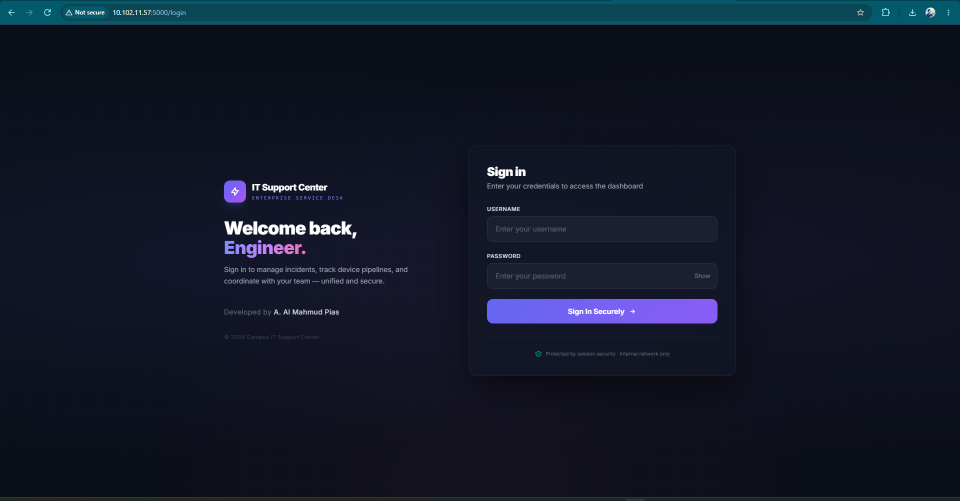
#> input picture screenshots/web/1.png, 1919 x 1002 px (shown at 1/2 size); its folder holds only this picture in this run
$ python make_slideshow.py
#> lines starting #> are read from the running program, lines starting #| are printed output that depends on the picture
"""Build screenshots/slideshow.gif from screenshots/web/1.png, 2.png, ...
Run from anywhere:  python make_slideshow.py     (needs: pip install pillow)
Automatically shrinks the GIF until it is under MAX_MB so GitHub loads it fast.
"""
import sys
from pathlib import Path
from PIL import Image

ROOT = Path(__file__).resolve().parent
SRC = ROOT / "screenshots" / "web"
OUT = ROOT / "screenshots" / "slideshow.gif"

DURATION = 2200            # ms per frame
MAX_MB = 4.5               # target size limit
BG = (11, 16, 32)
ATTEMPTS = [(960, 540, 128), (800, 450, 96), (640, 360, 64)]   # width, height, colors

files = sorted(
    (p for p in SRC.glob("*") if p.suffix.lower() in {".png", ".jpg", ".jpeg", ".webp"} and p.stem.isdigit()),
    key=lambda p: int(p.stem),
)
if not files:
    sys.exit(f"No numbered images found in {SRC}")


def build(w, h, colors):
#> called with w = 960, h = 540, colors = 128
    frames = []
    for f in files:
        im = Image.open(f).convert("RGB")
        im.thumbnail((w, h), Image.LANCZOS)
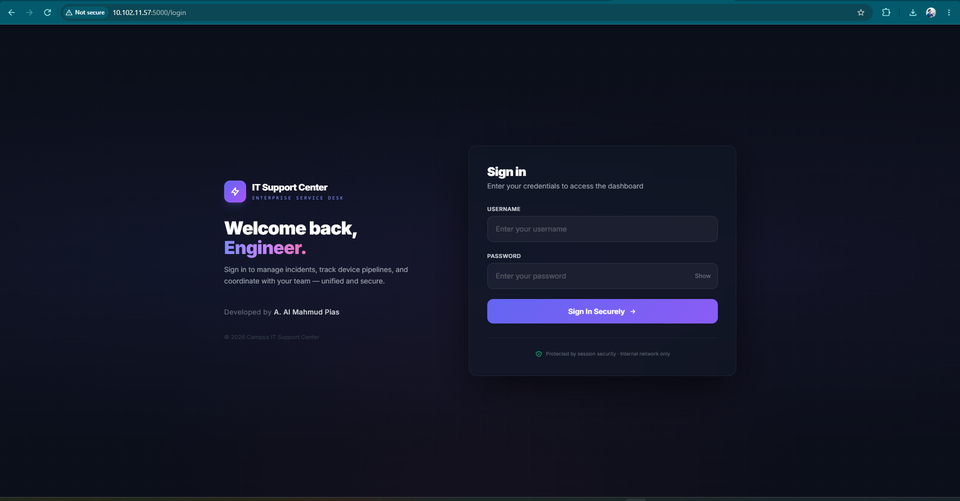
#> im: PIL image 960x501 RGB; mean R, G, B 17.9, 23.7, 39.4
        canvas = Image.new("RGB", (w, h), BG)
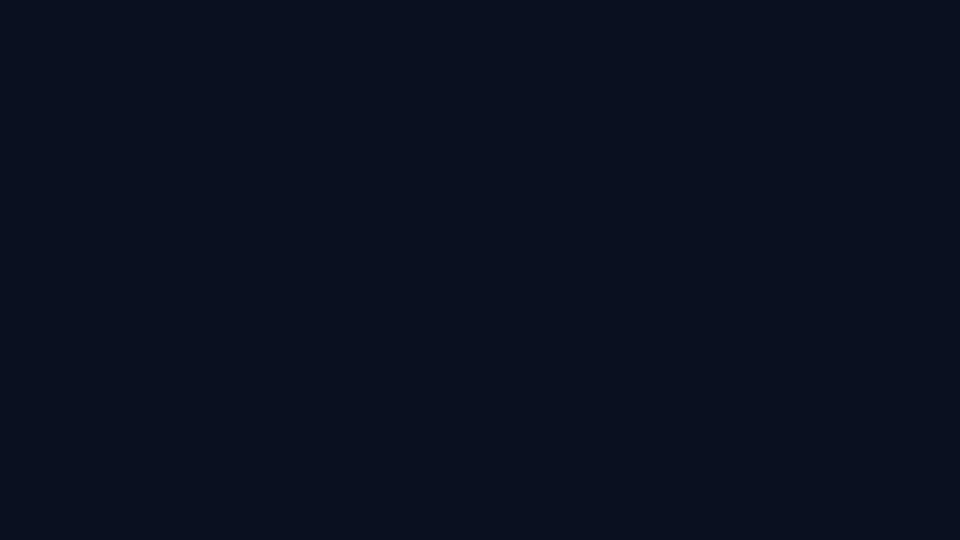
#> canvas: PIL image 960x540 RGB; mean R, G, B 11, 16, 32
        canvas.paste(im, ((w - im.width) // 2, (h - im.height) // 2))
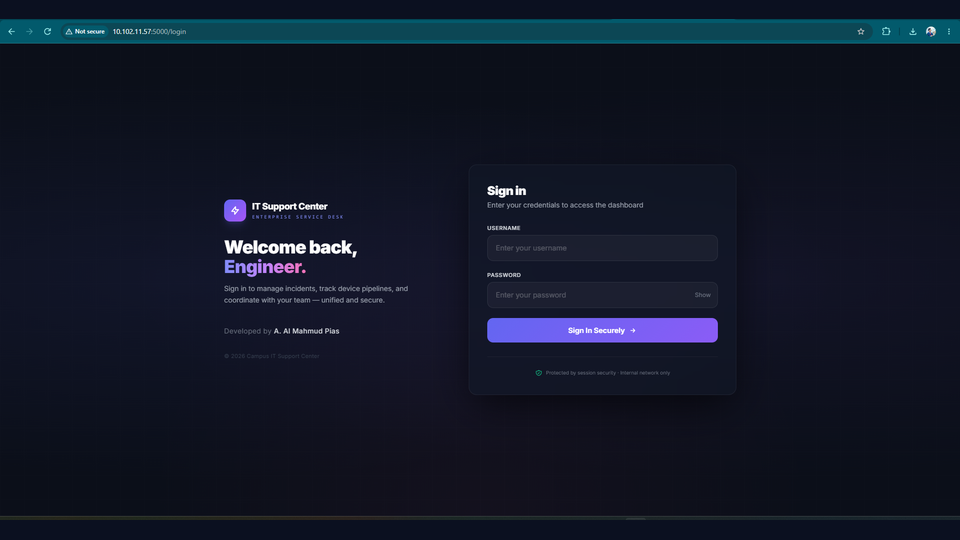
#> canvas: PIL image 960x540 RGB; mean R, G, B 17.4, 23.2, 38.9
        frames.append(canvas.quantize(colors=colors, method=0, dither=0))
    frames[0].save(OUT, save_all=True, append_images=frames[1:], duration=DURATION, loop=0, optimize=True)
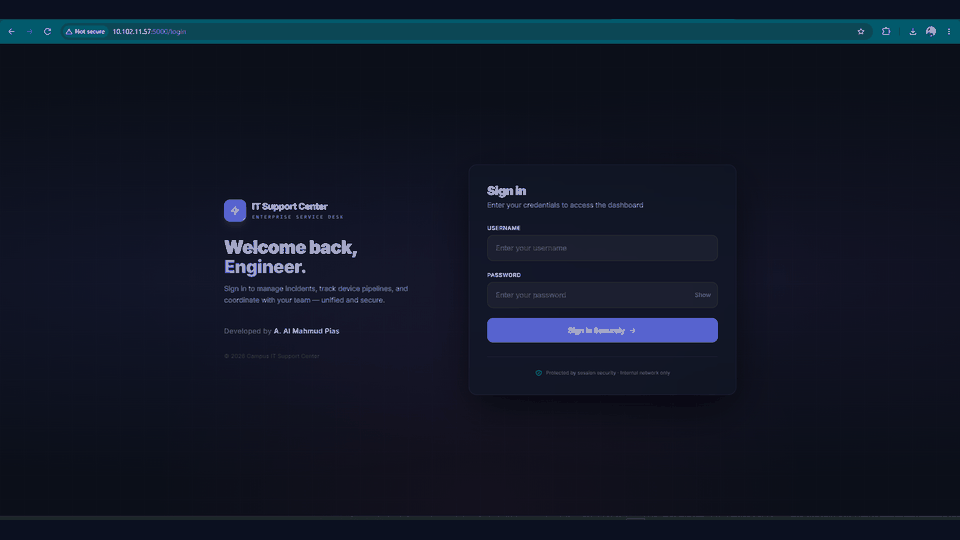
#> saved as slideshow.gif: PIL image 960x540 P; mean R, G, B 16.7, 23, 38.4
    return len(frames), OUT.stat().st_size / 1e6


for w, h, c in ATTEMPTS:
    n, mb = build(w, h, c)
#> n = 1; mb = 0.136
    print(f"{n} frames, {w}x{h}, {c} colors -> {mb:.1f} MB")
#| 1 frames, 960x540, 128 colors -> 0.1 MB
    if mb <= MAX_MB:
        break
print(f"Saved {OUT}")

$ run again, on screenshots/web/13.png
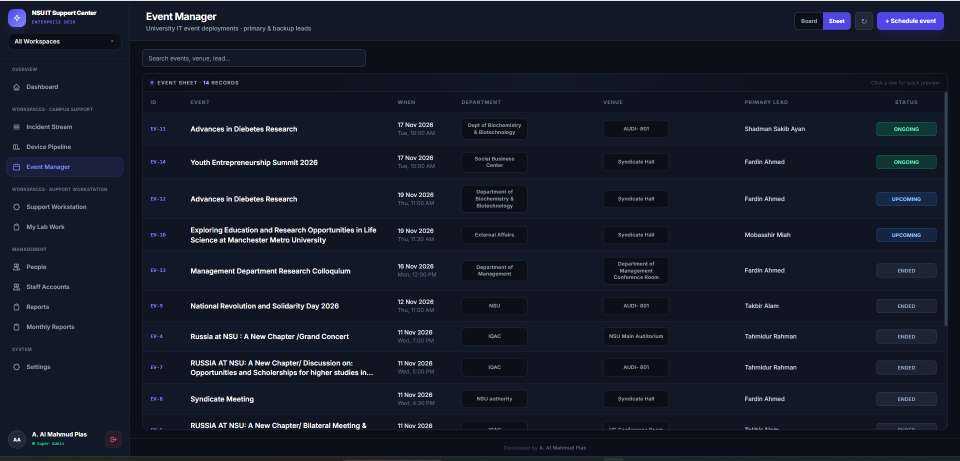
#> input picture screenshots/web/13.png, 1919 x 922 px (shown at 1/2 size)
#> in build, `canvas.paste(im, ((w - im.width) // 2, (h - im.height) // 2))`:
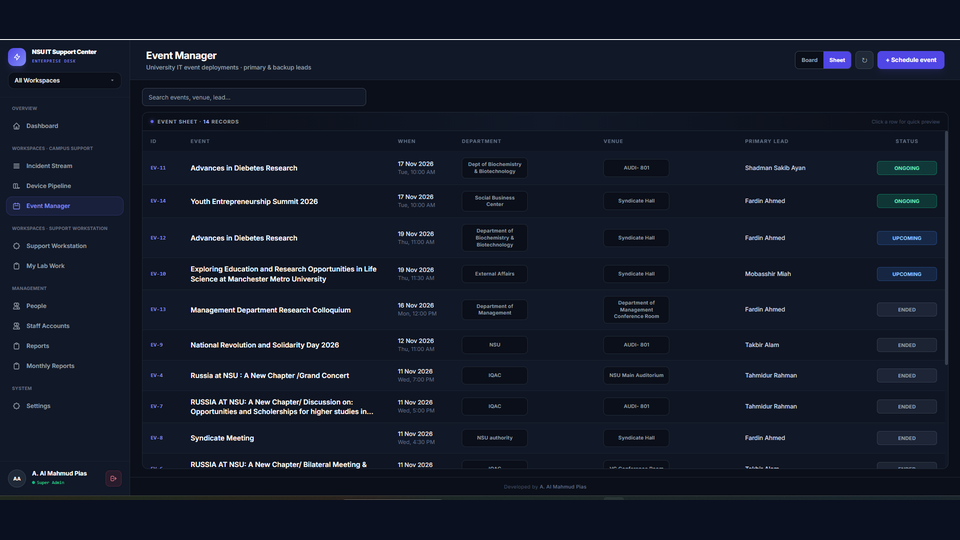
#> canvas: PIL image 960x540 RGB; mean R, G, B 19.7, 25.9, 40.1
#> in build, `frames[0].save(OUT, save_all=True, append_images=frames[1:], duration=..`:
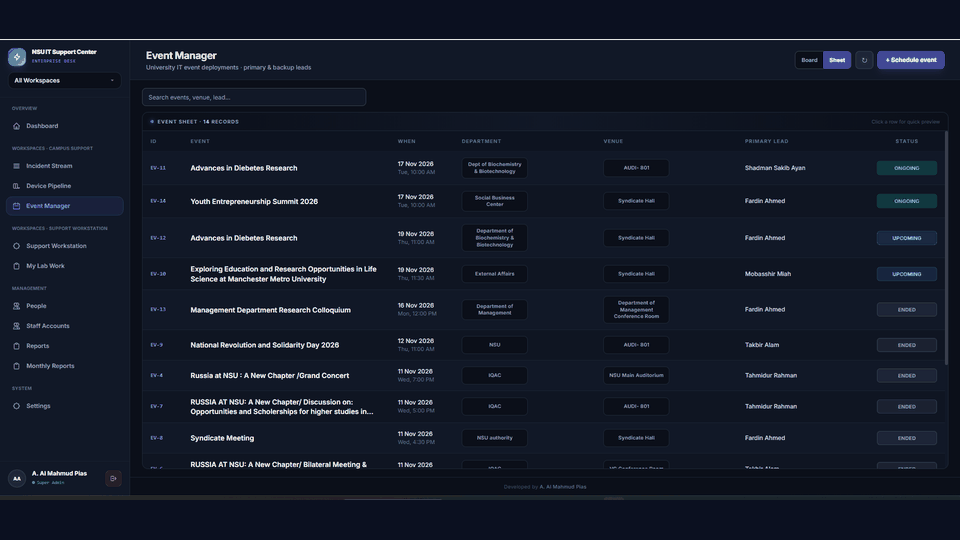
#> saved as slideshow.gif: PIL image 960x540 P; mean R, G, B 19.6, 25.8, 39.9
#> n = 1; mb = 0.0848
#| 1 frames, 960x540, 128 colors -> 0.1 MB

$ run again, on screenshots/web/14.png
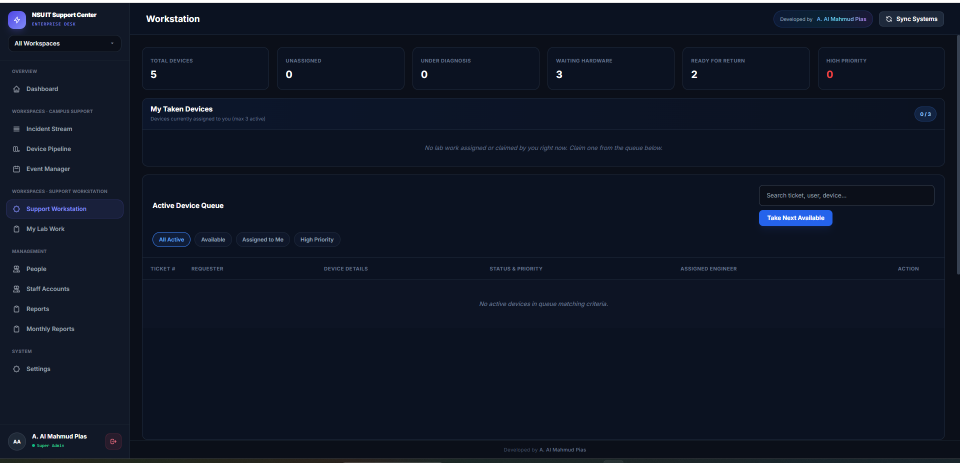
#> input picture screenshots/web/14.png, 1919 x 926 px (shown at 1/2 size)
#> in build, `canvas.paste(im, ((w - im.width) // 2, (h - im.height) // 2))`:
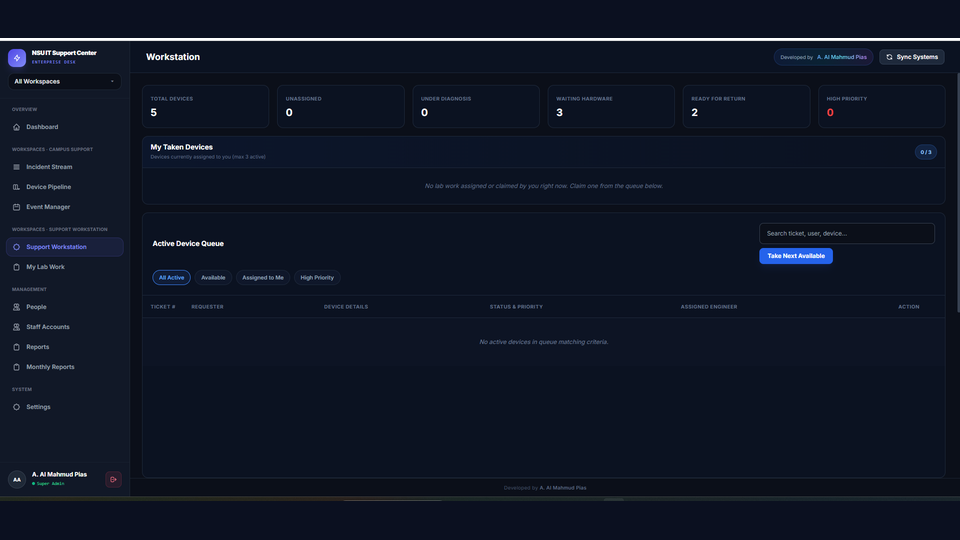
#> canvas: PIL image 960x540 RGB; mean R, G, B 15.1, 21.8, 36.9
#> in build, `frames[0].save(OUT, save_all=True, append_images=frames[1:], duration=..`:
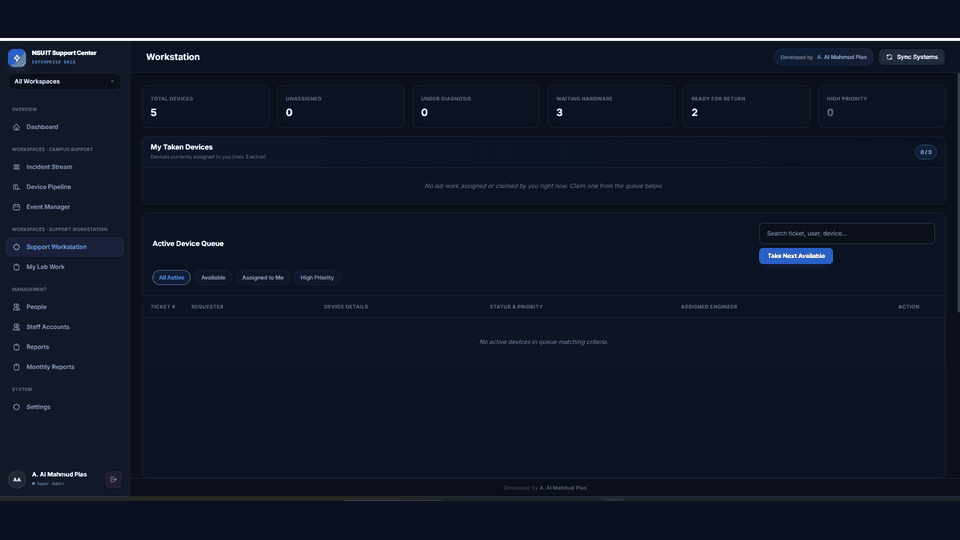
#> saved as slideshow.gif: PIL image 960x540 P; mean R, G, B 15.1, 21.7, 36.8
#> n = 1; mb = 0.0486
#| 1 frames, 960x540, 128 colors -> 0.0 MB

$ run again, on screenshots/web/15.png
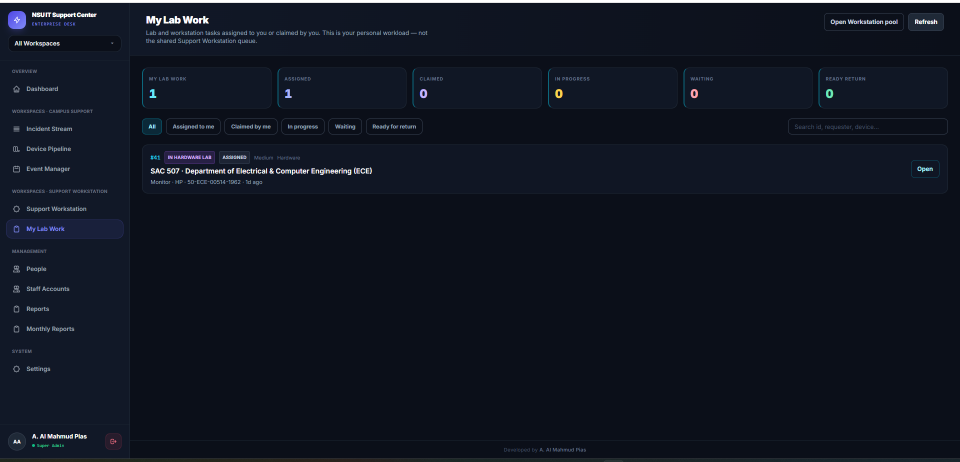
#> input picture screenshots/web/15.png, 1919 x 924 px (shown at 1/2 size)
#> in build, `im.thumbnail((w, h), Image.LANCZOS)`:
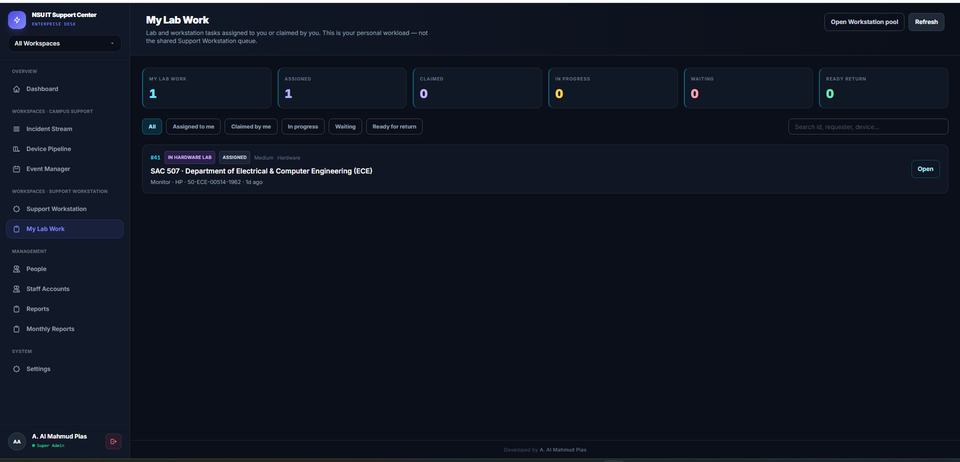
#> im: PIL image 960x462 RGB; mean R, G, B 16.6, 21.6, 33.3
#> in build, `canvas.paste(im, ((w - im.width) // 2, (h - im.height) // 2))`:
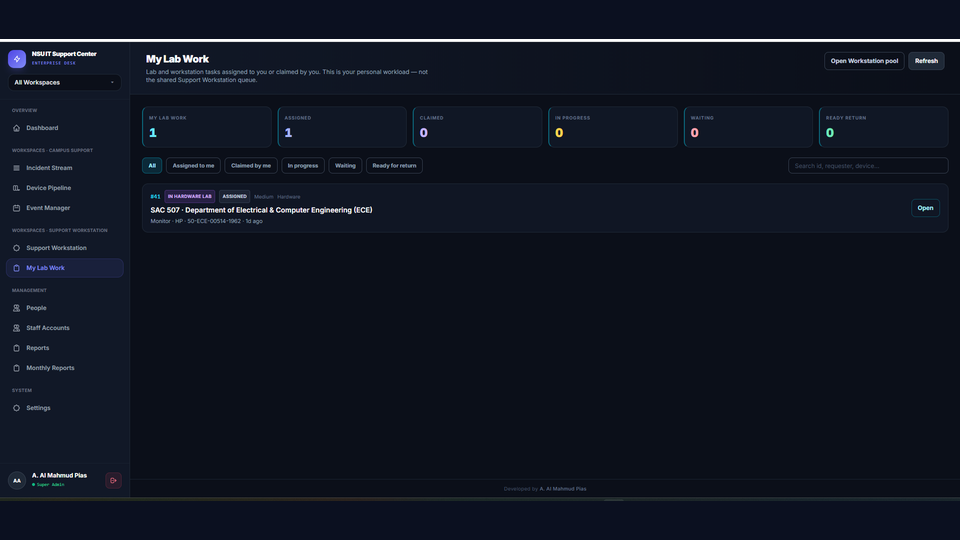
#> canvas: PIL image 960x540 RGB; mean R, G, B 15.8, 20.8, 33.1
#> n = 1; mb = 0.0519
#| 1 frames, 960x540, 128 colors -> 0.1 MB

$ run again, on screenshots/web/10.png
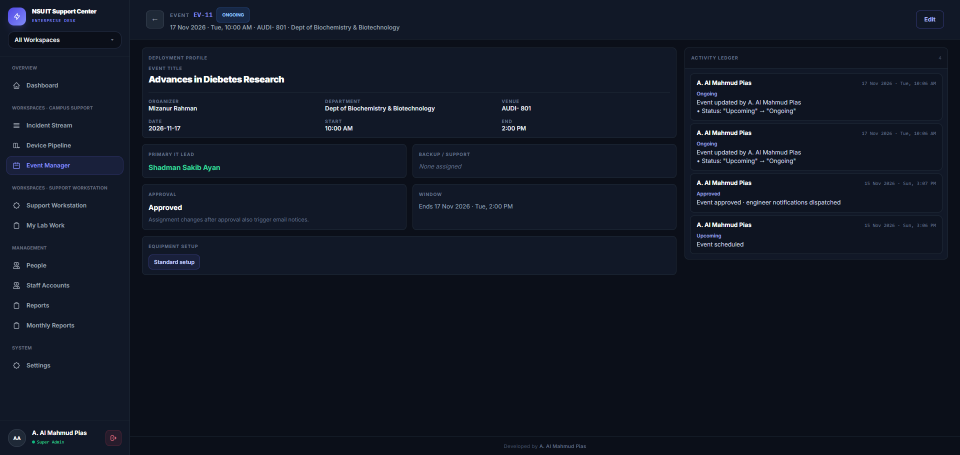
#> input picture screenshots/web/10.png, 1919 x 909 px (shown at 1/2 size)
#> in build, `canvas.paste(im, ((w - im.width) // 2, (h - im.height) // 2))`:
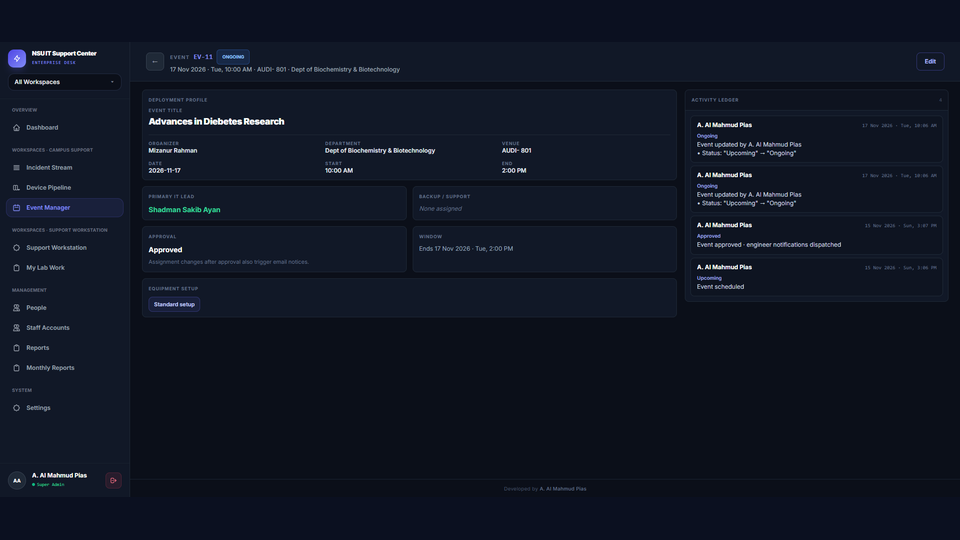
#> canvas: PIL image 960x540 RGB; mean R, G, B 16, 21.7, 35.1
#> n = 1; mb = 0.0508
#| 1 frames, 960x540, 128 colors -> 0.1 MB
